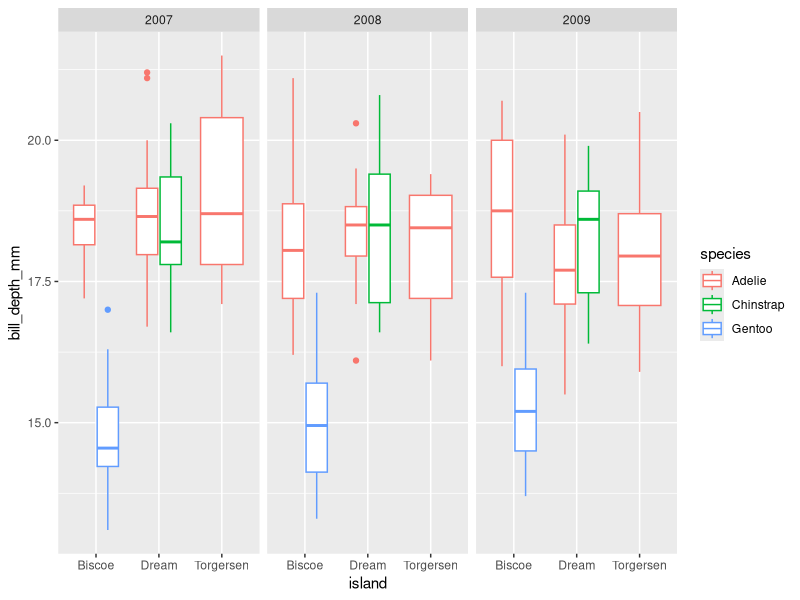

Here is the R script that generated this plot:
## ---- chunk 1
knitr::opts_chunk$set(echo = TRUE, warning = FALSE)
## ---- chunk 2
library(palmerpenguins)
library(tidyverse)
## ---- chunk 3
ggplot(data = penguins) + 
  geom_boxplot(mapping = aes(x = island, y= bill_depth_mm, color = species)) +
  facet_wrap(~year)
